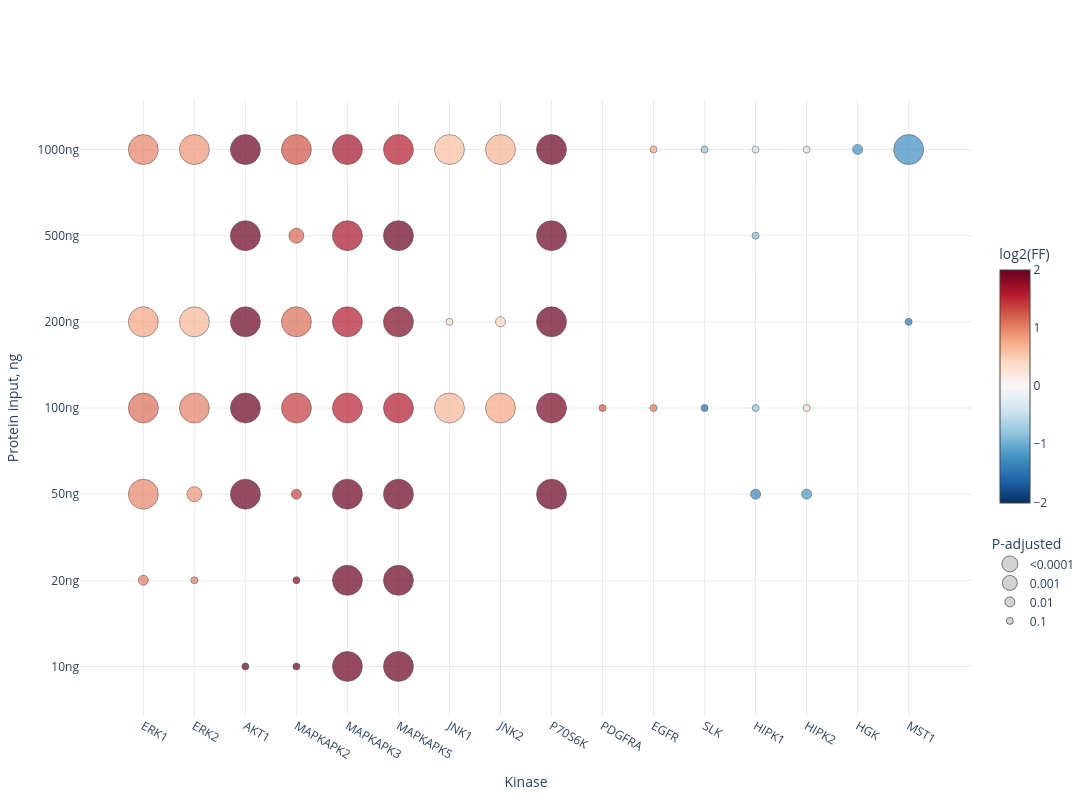

Write notebook code for a chart like this one.
### Code cell
# Bubble-size bins (same thresholds as before — exposed as constants so the
# legend always matches the data)
SIZE_BINS = [
    (0.0001, 30, '<0.0001'),
    (0.001,  15, '0.001'),
    (0.01,   10, '0.01'),
    (0.1,     7, '0.1'),
]

def _bubble_size_for(p):
    for thr, sz, _ in SIZE_BINS:
        if p <= thr:
            return sz
    return np.nan      # not significant → not plotted

a_filtered = a[a['most_sig_fisher_adj_pval'] <= 0.1].copy()
a_filtered['bubble_size'] = a_filtered['most_sig_fisher_adj_pval'].apply(_bubble_size_for)

fig = go.Figure()

# --- main data trace (no legend entry) ---
fig.add_trace(go.Scatter(
    y=a_filtered['ID'],
    x=a_filtered['kinase'],
    mode='markers',
    marker=dict(
        size=a_filtered['bubble_size'],
        color=a_filtered['most_sig_log2_freq_factor'],
        colorscale='RdBu_r',
        cmin=-2, cmax=2,
        showscale=True,
        colorbar=dict(title='log2(FF)', x=1.02, len=0.45, y=0.78, yanchor='top'),
        line=dict(width=0.5, color='black'),
    ),
    hovertemplate='<b>%{y}</b><br>kinase: %{x}<br>'
                  'log2(FC): %{marker.color:.2f}<br>'
                  'Adj. p-value: %{text:.2e}<extra></extra>',
    text=a_filtered['most_sig_fisher_adj_pval'],
    showlegend=False,
))

# --- four dummy traces purely for the size legend (data points off-canvas) ---
for thr, sz, label in SIZE_BINS:
    fig.add_trace(go.Scatter(
        x=[None], y=[None],
        mode='markers',
        marker=dict(size=sz, color='lightgray',
                    line=dict(width=0.5, color='black')),
        name=label,
        legendgroup='pval',
        showlegend=True,
    ))

fig.update_layout(
    xaxis_title='Kinase',
    yaxis_title='Protein input, ng',
    width=1200, height=800,
    plot_bgcolor='white',
    yaxis=dict(showgrid=True, gridcolor='lightgray', gridwidth=0.5,
                categoryorder='array',
                categoryarray=[f'{ng}ng' for ng in INPUT_NG_ORDER]),
    xaxis=dict(showgrid=True, gridcolor='lightgray', gridwidth=0.5,
                categoryorder='array',
                categoryarray=list_kinases),
    legend=dict(
        title=dict(text='P-adjusted'),
        x=1.02, y=0.30, yanchor='top',
        bgcolor='rgba(255,255,255,0.9)',
        itemsizing='trace',     # use the marker size we set, not auto-scaled
    ),
)
fig.show()
fig.write_image(r'figures/figure2/figure2g.pdf', height=800, width=1200)

### Figure 1 — Plotly figure (JSON) as saved in the notebook; plotly's stock layout.template omitted (floating-point values rounded to 4 significant figures)
{"data": [{"hovertemplate": "<b>%{y}</b><br>kinase: %{x}<br>log2(FC): %{marker.color:.2f}<br>Adj. p-value: %{text:.2e}<extra></extra>", "marker": {"cmax": 2, "cmin": -2, "color": [3.659, 2.696, 3.489, 3.374, 1.05, 1.031, 1.822, 2.958, 3.091, 4.107, 0.9888, 0.9057, -1.326, -1.159, 1.363, 2.386, 2.175, 3.049, 2.465, 1.133, 1.015, -0.8019, 0.37, 0.6727, 0.796, 1.417, 1.56, 1.611, 1.933, -1.491, 3.0, 0.8082, 0.6792, 0.3446, 0.4475, 1.133, 1.594, 1.876, -1.421, 2.631, 3.258, -0.8588, 1.168, 1.67, 2.3, 2.345, 2.075, 1.009, 0.9, -1.202, -0.438, -0.3481, 0.6159, 0.6896, 1.281, 1.684, 1.588, -1.275, 2.19, -0.7859, 1.024, 1.231, 0.7545], "colorbar": {"len": 0.45, "title": {"text": "log2(FF)"}, "x": 1.02, "y": 0.78, "yanchor": "top"}, "colorscale": [[0.0, "rgb(5,48,97)"], [0.1, "rgb(33,102,172)"], [0.2, "rgb(67,147,195)"], [0.3, "rgb(146,197,222)"], [0.4, "rgb(209,229,240)"], [0.5, "rgb(247,247,247)"], [0.6, "rgb(253,219,199)"], [0.7, "rgb(244,165,130)"], [0.8, "rgb(214,96,77)"], [0.9, "rgb(178,24,43)"], [1.0, "rgb(103,0,31)"]], "line": {"color": "black", "width": 0.5}, "showscale": true, "size": [7, 7, 30, 30, 10, 7, 7, 30, 30, 30, 30, 15, 10, 10, 10, 30, 30, 30, 30, 30, 30, 7, 7, 30, 30, 30, 30, 30, 30, 7, 30, 30, 30, 7, 10, 30, 30, 30, 7, 30, 30, 7, 15, 30, 30, 30, 30, 30, 30, 10, 7, 7, 30, 30, 30, 30, 30, 30, 30, 7, 7, 7, 7]}, "mode": "markers", "showlegend": false, "text": [0.03251, 0.01719, 3.329e-05, 4.274e-05, 0.009159, 0.02171, 0.01368, 1.183e-05, 1.229e-07, 7.137e-09, 5.537e-06, 0.0002235, 0.003045, 0.003045, 0.002767, 8.066e-10, 9.041e-08, 1.185e-13, 2.874e-06, 6.178e-24, 7.809e-17, 0.05458, 0.03933, 3.252e-08, 1.693e-10, 1.951e-10, 1.35e-10, 7.441e-12, 8.492e-13, 0.03955, 6.443e-09, 2.885e-08, 2.718e-05, 0.03623, 0.007548, 2.718e-05, 2.897e-08, 3.128e-13, 0.052, 1.328e-22, 2.605e-10, 0.084, 0.0001002, 6.29e-08, 7.89e-21, 6.152e-15, 1.373e-10, 6.934e-46, 2.417e-32, 0.001599, 0.04355, 0.06524, 5.343e-17, 9.324e-20, 6.922e-22, 3.626e-32, 1.493e-30, 8.311e-06, 2.784e-45, 0.04937, 0.07488, 0.06756, 0.03096], "type": "scatter", "x": ["AKT1", "MAPKAPK2", "MAPKAPK3", "MAPKAPK5", "ERK1", "ERK2", "MAPKAPK2", "MAPKAPK3", "MAPKAPK5", "AKT1", "ERK1", "ERK2", "HIPK1", "HIPK2", "MAPKAPK2", "MAPKAPK3", "MAPKAPK5", "P70S6K", "AKT1", "ERK1", "ERK2", "HIPK1", "HIPK2", "JNK1", "JNK2", "MAPKAPK2", "MAPKAPK3", "MAPKAPK5", "P70S6K", "SLK", "AKT1", "ERK1", "ERK2", "JNK1", "JNK2", "MAPKAPK2", "MAPKAPK3", "MAPKAPK5", "MST1", "P70S6K", "AKT1", "HIPK1", "MAPKAPK2", "MAPKAPK3", "MAPKAPK5", "P70S6K", "AKT1", "ERK1", "ERK2", "HGK", "HIPK1", "HIPK2", "JNK1", "JNK2", "MAPKAPK2", "MAPKAPK3", "MAPKAPK5", "MST1", "P70S6K", "SLK", "EGFR", "PDGFRA", "EGFR"], "y": ["10ng", "10ng", "10ng", "10ng", "20ng", "20ng", "20ng", "20ng", "20ng", "50ng", "50ng", "50ng", "50ng", "50ng", "50ng", "50ng", "50ng", "50ng", "100ng", "100ng", "100ng", "100ng", "100ng", "100ng", "100ng", "100ng", "100ng", "100ng", "100ng", "100ng", "200ng", "200ng", "200ng", "200ng", "200ng", "200ng", "200ng", "200ng", "200ng", "200ng", "500ng", "500ng", "500ng", "500ng", "500ng", "500ng", "1000ng", "1000ng", "1000ng", "1000ng", "1000ng", "1000ng", "1000ng", "1000ng", "1000ng", "1000ng", "1000ng", "1000ng", "1000ng", "1000ng", "100ng", "100ng", "1000ng"]}, {"legendgroup": "pval", "marker": {"color": "lightgray", "line": {"color": "black", "width": 0.5}, "size": 30}, "mode": "markers", "name": "<0.0001", "showlegend": true, "type": "scatter", "x": [null], "y": [null]}, {"legendgroup": "pval", "marker": {"color": "lightgray", "line": {"color": "black", "width": 0.5}, "size": 15}, "mode": "markers", "name": "0.001", "showlegend": true, "type": "scatter", "x": [null], "y": [null]}, {"legendgroup": "pval", "marker": {"color": "lightgray", "line": {"color": "black", "width": 0.5}, "size": 10}, "mode": "markers", "name": "0.01", "showlegend": true, "type": "scatter", "x": [null], "y": [null]}, {"legendgroup": "pval", "marker": {"color": "lightgray", "line": {"color": "black", "width": 0.5}, "size": 7}, "mode": "markers", "name": "0.1", "showlegend": true, "type": "scatter", "x": [null], "y": [null]}], "layout": {"height": 800, "legend": {"bgcolor": "rgba(255,255,255,0.9)", "itemsizing": "trace", "title": {"text": "P-adjusted"}, "x": 1.02, "y": 0.3, "yanchor": "top"}, "plot_bgcolor": "white", "width": 1200, "xaxis": {"categoryarray": ["ERK1", "ERK2", "AKT1", "MAPKAPK2", "MAPKAPK3", "MAPKAPK5", "JNK1", "JNK2", "P70S6K", "PDGFRA", "EGFR", "SLK", "HIPK1", "HIPK2", "HGK", "MST1"], "categoryorder": "array", "gridcolor": "lightgray", "gridwidth": 0.5, "showgrid": true, "title": {"text": "Kinase"}}, "yaxis": {"categoryarray": ["10ng", "20ng", "50ng", "100ng", "200ng", "500ng", "1000ng"], "categoryorder": "array", "gridcolor": "lightgray", "gridwidth": 0.5, "showgrid": true, "title": {"text": "Protein input, ng"}}}}
